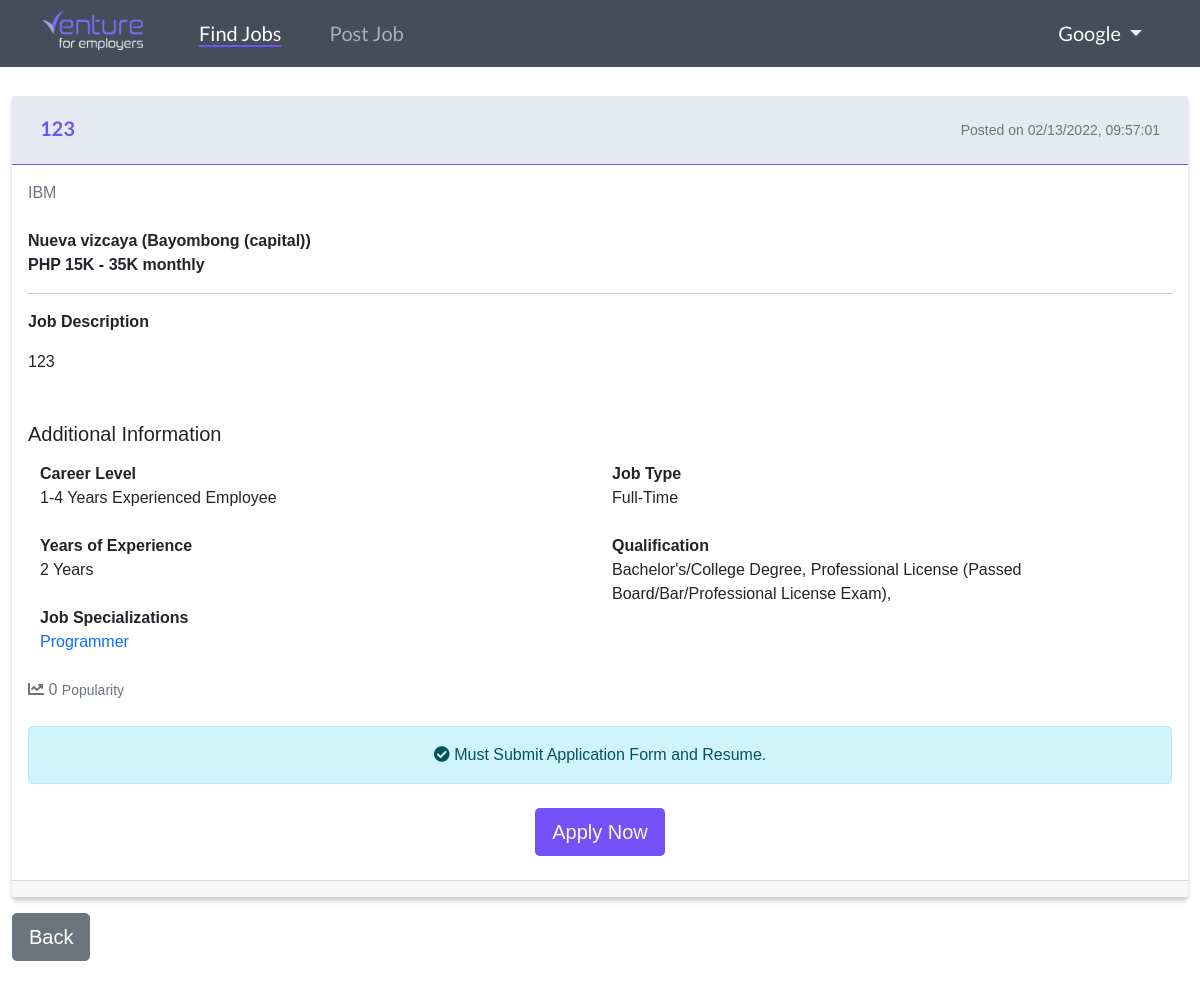
Page /post/2 (signed in) on the earlier database version.
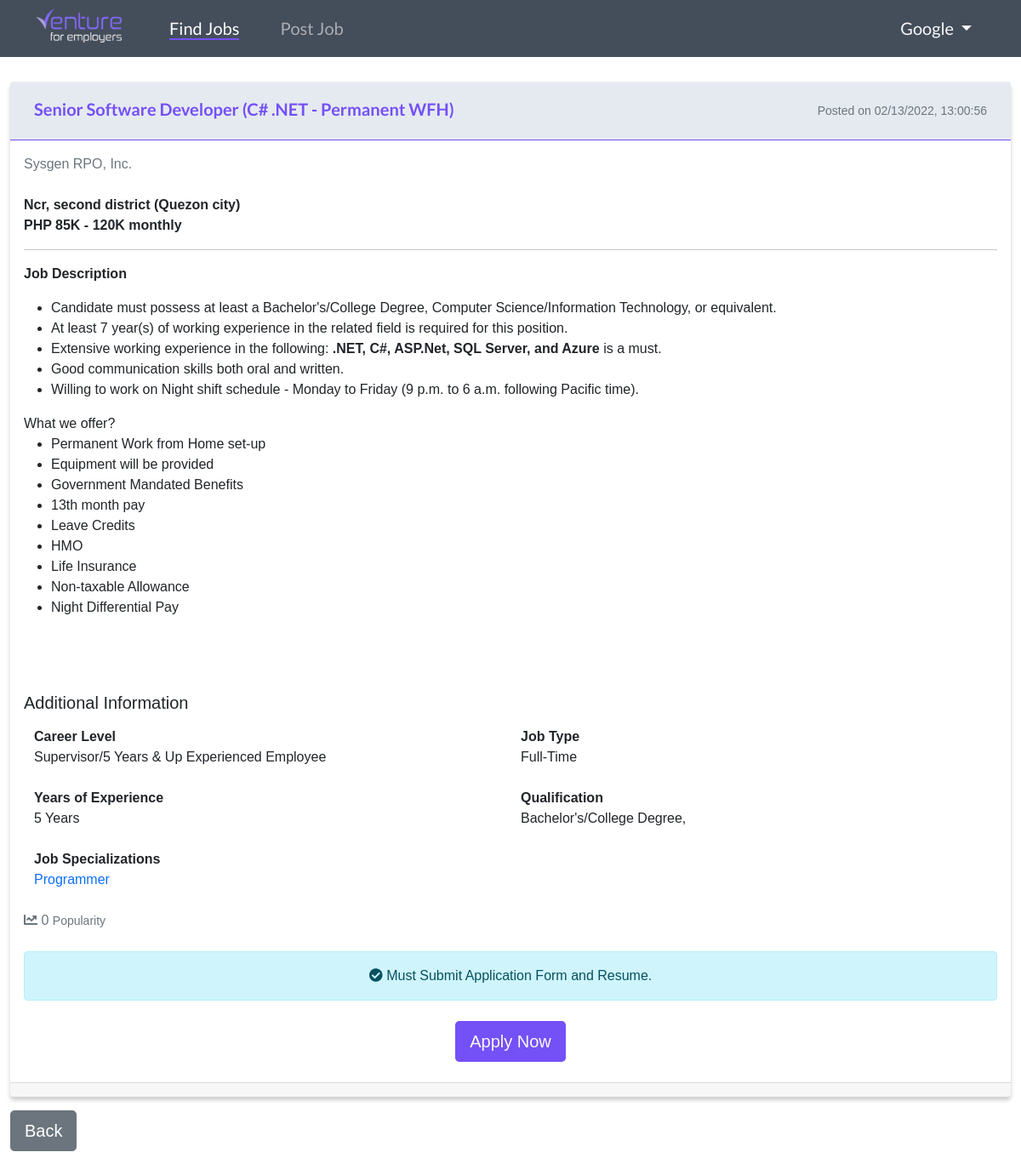
Same page on the later database version.
### website/models.py (models this page shows)
class User(db.Model, UserMixin):
    id = db.Column(db.Integer, primary_key=True)
    email = db.Column(db.String(150), unique=True)
    username = db.Column(db.String(150), unique=True)
    firstname = db.Column(db.String(150))
    lastname = db.Column(db.String(150))
    company = db.Column(db.String(150))
    password = db.Column(db.String(150))
    usertype = db.Column(db.String(10))
    gender = db.Column(db.String(10))
    date_created = db.Column(db.DateTime, default=datetime.now())
    date_updated = db.Column(db.DateTime(
        timezone=True), onupdate=datetime.now())
    posts = db.relationship('Post', backref='user', passive_deletes="True")
    likes = db.relationship('Like', backref='user', passive_deletes="True")

class Post(db.Model):
    id = db.Column(db.Integer, primary_key=True)
    title = db.Column(db.Text, nullable=False)
    text = db.Column(db.Text, nullable=False)
    date_created = db.Column(db.DateTime, default=datetime.now())
    date_updated = db.Column(db.DateTime(
        timezone=True), onupdate=datetime.now())
    author = db.Column(db.Integer, db.ForeignKey(
        'user.id', ondelete="CASCADE"), nullable="False")
    company = db.Column(db.String(150), nullable="False")
    likes = db.relationship('Like', backref='post', passive_deletes="True")
    location = db.Column(db.Text, nullable=False)
    location1 = db.Column(db.Text, nullable=False)
    salary = db.Column(db.Text, nullable=True)
    salary1 = db.Column(db.Text, nullable=True)
    level = db.Column(db.Text, nullable=False)
    experience = db.Column(db.Text, nullable=False)
    specialization = db.Column(db.Text, nullable=False)
    qualification = db.Column(db.Text, nullable=True)
    qualification1 = db.Column(db.Text, nullable=True)
    qualification2 = db.Column(db.Text, nullable=True)
    qualification3 = db.Column(db.Text, nullable=True)
    qualification4 = db.Column(db.Text, nullable=True)
    jobtype = db.Column(db.Text, nullable=False)

### website/views.py (the view)
@views.route("/post/<id>")
@login_required
def post(id):
    post = Post.query.filter_by(id=id).first()
    if not post:
        flash('No post exist!', category='error')
        return redirect(url_for('views.home'))
    return render_template('user/single_post.html', user=current_user, post=post)

### website/__init__.py (called while the page is built)
def create_app():
    app = Flask(__name__)
    app.config['SECRET_KEY'] = "helloworld"
    app.config['SQLALCHEMY_DATABASE_URI'] = f'sqlite:///{DB_NAME}'
    app.config['SQLALCHEMY_TRACK_MODIFICATIONS'] = True
    db.init_app(app)
    from .views import views
    from .auth import auth
    app.register_blueprint(views, url_prefix="/")
    app.register_blueprint(auth, url_prefix="/")
    from .models import User, Post
    create_database(app)
    login_manager = LoginManager()
    login_manager.login_view = "auth.login"
    login_manager.init_app(app)
    @login_manager.user_loader
    def load_user(id):
        return User.query.get(int(id))
    return app

### website/templates/user/single_post.html (shortened to what this page needs)
{% extends "user/base.html" %}
{% set active_page = "view_post" %}
{% block content %}
<br><br><br><br>
<div class="container-fluid" id="posts">
    <div class="card mb-3" id="post_container">
        <div class="card-header" id="post_card_header">
            <div class="row pt-2">
                <div class="col-6">
                    <h1 class="mt-1 fw-bold" id="job_title">{% block header %}{{ post.title }}{% endblock %}</h1>
                </div>
                <div class="col">
                    <div class="btn-group float-end">
                        <small class="text-muted mt-2">
                            {% if post.date_updated == None %}
                            Posted on {{ post.date_created.strftime("%m/%d/%Y, %H:%M:%S") }}
                            {% else %}
                            Last Updated {{ post.date_updated.strftime("%m/%d/%Y, %H:%M:%S") }}
                            {% endif %}
                        </small>
                    </div>
                </div>
            </div>
        </div>
        <div class="card-body">
            <a class="text-secondary text-decoration-none" href="/posts/{{ post.user.company }}">{{ post.user.company
                }}</a><br><br>
            <span class="fw-bold">{{ post.location.capitalize() }} ({{ post.location1.capitalize() }})</span><br>
            {% if post.salary == "0" and post.salary1 == "0" %}
            {% else %}
            <span class="fw-bold">PHP {{ post.salary }}K - {{ post.salary1 }}K monthly</span>
            {% endif %}
            <hr>
            <p class="fw-bold">
                Job Description
            </p>
            <div class="card-text">
                {{ post.text|safe }}
            </div><br><br>
            <h5>Additional Information</h5>
            <div class="row mt-3">
                <div class="col-md-6">
                    <span class="fw-bold">Career Level</span><br>
                    {{ post.level }}<br><br>
                    <span class="fw-bold">Years of Experience</span><br>
                    {{ post.experience }}<br><br>
                    <span class="fw-bold">Job Specializations</span><br>
                    <span class="text-primary">{{ post.specialization }}</span><br><br>
                </div>
                <div class="col-md-6">
                    <span class="fw-bold">Job Type</span><br>
                    {{ post.jobtype }}<br><br>
                    <span class="fw-bold">Qualification</span><br>
                    {% if post.qualification == None and post.qualification1 == None and post.qualification2 == None and
                    post.qualification3
                    == None and post.qualification4 == None
                    %}
                    Not Specified
                    {% else %}
                    {% if not post.qualification1 %}
                    {% else %}
                    {{ post.qualification1 }},
                    {% endif %}
                    {% if not post.qualification2 %}
                    {% else %}
                    {{ post.qualification2 }},
                    {% endif %}
                    {% endif %}
                </div>
            </div>
            <div class="text-muted">
                {% if user.id in post.likes|map(attribute="author")|list %}
                <i class="fas fa-chart-line text-primary" id="like-button-{{ post.id }}"
                    onclick="like({{ post.id }})"></i>
                {% else %}
                <i class="fas fa-chart-line" id="like-button-{{ post.id }}" onclick="like({{ post.id }})"></i>
                {% endif %}
                <span id="likes-count-{{ post.id }}">{{ post.likes|length }}</span> <small>Popularity</small><br><br>
            </div>
            <div class="alert alert-info text-center">
                <i class="fas fa-check-circle"></i>
                Must Submit Application Form and Resume.<br>
            </div>
            <div class="text-center w-100">
                <button class="btn btn-lg mt-2 mb-2" id="venture_button">
                    <a class="text-light text-decoration-none" href="mailto:{{ post.user.email }}">Apply Now</a>
                </button>
            </div>
        </div>
        <div class="card-footer">
        </div>
    </div>
    <a class="float-start mb-5" href="/home"><button class="btn btn-lg btn-secondary">Back</button></a>
</div>
{% endblock %}

### website/templates/user/base.html (shortened to what this page needs)
<!DOCTYPE html>
<html lang="en">
<head>
    <link href="https://cdn.jsdelivr.net/npm/bootstrap@5.1.3/dist/css/bootstrap.min.css" rel="stylesheet">
    <link rel="stylesheet" href="https://use.fontawesome.com/releases/v5.15.4/css/all.css">
    <link rel="stylesheet" href="https://cdnjs.cloudflare.com/ajax/libs/trix/1.3.1/trix.css">
    <link rel="stylesheet" href="{{ url_for('static',filename='user/css/style.css') }}">
    <link rel="stylesheet" href="{{ url_for('static',filename='user/css/salary.scss') }}">
    <link rel="stylesheet" href="{{ url_for('static',filename='user/css/slider.css') }}">
    <link rel="stylesheet" href="{{ url_for('static',filename='user/css/fixed.css') }}">
</head>
<body>
    {% if current_user.company %}
    <nav class="navbar navbar-expand-lg navbar-dark fixed-top" id="navbar_employer">
        <div class="container">
            <a class="navbar-brand" href="/home">
                <img id="navbar_logo" src="{{ url_for('static',filename='user/img/venture-employers.ico') }}" width="101px" alt="">
            </a>
            <div class="collapse navbar-collapse" id="navbarSupportedContent">
                <ul class="navbar-nav me-auto mb-2 mb-lg-0">
                    <li class="nav-item">
                        <a href="/home" class="nav-item nav-link mx-3">
                            <span class="{{ 'active_border_bottom2 text-white' if active_page == 'view_post' else '' }}">
                                Find Jobs
                            </span>
                        </a>
                    </li>
                    <li class="nav-item">
                        <a class="nav-item nav-link mx-3" href="/create-post">
                            <span class="{{ 'active_border_bottom2 text-white' if active_page == 'add_post' else '' }}">
                                Post Job
                            </span>
                        </a>
                    </li>
                </ul>
                <li class="d-flex nav-item dropdown">
                    <a class="nav-link text-light dropdown-toggle py-0 ps-0 ms-3" href="#" id="navbarDropdown" role="button"
                        data-bs-toggle="dropdown" aria-expanded="false">
                        <span class="{{ 'active_border_bottom2' if active_page == 'edit_password' or active_page == 'edit_profile' or active_page == 'view_profile' else '' }}">
                            {{ current_user.company }}
                        </span>
                    </a>
                </li>
            </div>
        </div>
    </nav>
    {% endif %}
        {% block content %}{% endblock %}
</body>
</html>

### website/static/user/css/style.css (style rules this page uses)
* { margin: 0; padding: 0; box-sizing: border-box; outline: none; border: none; text-decoration: none; }
html { scroll-behavior: smooth; }
body { font-family: "Helvetica", sans-serif; -webkit-font-smoothing: antialiased; -moz-osx-font-smoothing: grayscale; overflow-x: hidden; }
.navbar-brand { margin-right: 2rem; }
#navbar_employer { background-color: #444d5a; color: #fff; font-family: "Lato", sans-serif; font-size: 20px; padding-top: 0.65rem; padding-bottom: 0.65rem; }
.navbar li a { color: #f1f1f1; }
.active_border_bottom2 { border-bottom: 2px solid #7450f7; }
#navbar_logo { margin-top: -0.7rem; image-rendering: crispEdges; }
#post_container { border: none; box-shadow: 0px 4px 5px 0px rgba(0, 0, 0, 0.2); -webkit-box-shadow: 0px 4px 5px 0px rgba(0, 0, 0, 0.2); -moz-box-shadow: 0px 4px 5px 0px rgba(0, 0, 0, 0.2); }
#job_title { font-style: bold; font-size: 20px; font-family: "Lato", sans-serif; color: #7450f7; }
#post_card_header { background-color: #e5eaf1; padding-bottom: 1rem; border-bottom: 1px solid #7450f7; }
#venture_button { background-color: #7450f7; }

### website/static/user/css/fixed.css (style rules this page uses)
.row, .container-fluid { margin-left: 0px!important; margin-right: 0px!important; }
.fixed-top { -webkit-backface-visibility: hidden; }

Differences in the rows shown:
changed Post "Programmer": title "123" → "Senior Software Developer (C# .NET - Permanent WFH)"; date_created "02/13/2022, 09:57:01" → "02/13/2022, 13:00:56"; location "Nueva vizcaya" → "Ncr, second district"; location1 "Bayombong (capital)" → "Quezon city"; salary "15" → "85"; salary1 "35" → "120"; text "123" → "Candidate must possess at least a Bachelor's/College Degree, Computer Science/Information Technology, or equivalent. At least 7 year(s) of working experience in the related field is required for this position. Extensive working experience in the following: .NET, C#, ASP.Net, SQL Server, and Azure is a must. Good communication skills both oral and written. Willing to work on Night shift schedule - Monday to Friday (9 p.m. to 6 a.m. following Pacific time). What we offer? Permanent Work from Home set-up Equipment will be provided Government Mandated Benefits 13th month pay Leave Credits HMO Life Insurance Non-taxable Allowance Night Differential Pay"; level "1-4 Years Experienced Employee" → "Supervisor/5 Years & Up Experienced Employee"; experience "2 Years" → "5 Years"; qualification2 "Professional License (Passed Board/Bar/Professional License Exam)" → (not shown)
changed User: user.company "IBM" → "Sysgen RPO, Inc."
